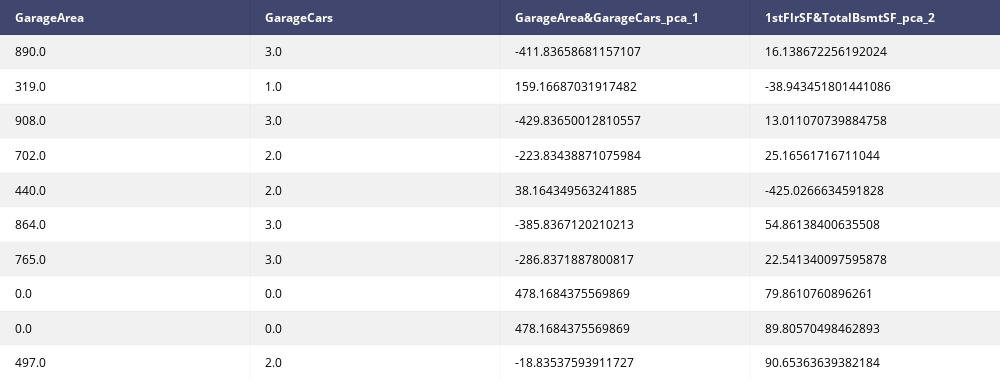

Here is the notebook cell this chart was saved with:
### Markdown cell above
## Dimensionality Reduction PCA
This is a way to make your feature set less wide and make a smaller number of features out of a hopefully large number of features. The most common and historic algorithm to do this is Principal Component Analysis (PCA).

Note n_comp will set the number of eigen vectors to return. If its 1 it'll pick the top 1 of all the eigen vectors. Below we can use an n_comp value of 1 or 2 b/c we have two features that we're feeding in.

### Code cell
# original_train = spark.read.format('com.databricks.spark.csv').options(header='true', inferschema='true').load('data_sets/kaggle_house/train.csv')
# original_test = spark.read.format('com.databricks.spark.csv').options(header='true', inferschema='true').load('data_sets/kaggle_house/test.csv')
# (train,valid) = original_train.randomSplit([0.7,0.3], seed=123)

#PCA does not handle null values and there was some in test
# train.na.drop()
# valid.na.drop()
# original_test.na.drop()
# original_test.GarageArea.cast('float')
# original_test.GarageCars.cast('float')

for idx, row in corr_df.iterrows():
    if(corr_df.loc[idx]['correlation_abs'] >.7 and corr_df.loc[idx]['correlation_abs'] != 1): #Set a cutoff only combine values greater then .7
        print('Doing PCA for', corr_df.loc[idx]['columns'])
        #The test data was messy so i couldnt include test it has 'NA' which made for errors
        train,valid = DataPreperation.dimensionality_reduction(train, valid_frame = valid,test_frame=None,\
                                                                     columns=corr_df.loc[idx]['columns'],n_comp=2,\
                                                                    random_seed=420,decompositions_to_run=['PCA'],\
                                                                      frame_type='spark',test_does_have_y=False,\
                                                                      only_return_decompositions=False,id_col=ID_VAR,\
                                                                      column_name=corr_df.loc[idx]['columns'][0]+'&'+corr_df.loc[idx]['columns'][1])#show the results 

        
        
table = ff.create_table(train.select('GarageArea','GarageCars','GarageArea&GarageCars_pca_1','1stFlrSF&TotalBsmtSF_pca_2').toPandas()[0:10])
# table = ff.create_table(train.select('1stFlrSF','TotalBsmtSF','1stFlrSF&TotalBsmtSF_pca_1','1stFlrSF&TotalBsmtSF_pca_2').toPandas()[0:10])
table.layout.width=1000
iplot(table, filename='pandas_table')

### Figure 1 — Plotly figure (JSON) as saved in the notebook; plotly's stock layout.template omitted (floating-point values rounded to 4 significant figures)
{"data": [{"colorscale": [[0, "#00083e"], [0.5, "#ededee"], [1, "#ffffff"]], "hoverinfo": "none", "opacity": 0.75, "showscale": false, "type": "heatmap", "z": [[0, 0, 0, 0], [0.5, 0.5, 0.5, 0.5], [1, 1, 1, 1], [0.5, 0.5, 0.5, 0.5], [1, 1, 1, 1], [0.5, 0.5, 0.5, 0.5], [1, 1, 1, 1], [0.5, 0.5, 0.5, 0.5], [1, 1, 1, 1], [0.5, 0.5, 0.5, 0.5], [1, 1, 1, 1]]}], "layout": {"annotations": [{"align": "left", "font": {"color": "#ffffff"}, "showarrow": false, "text": "<b>GarageArea</b>", "x": -0.45, "xanchor": "left", "xref": "x1", "y": 0, "yref": "y1"}, {"align": "left", "font": {"color": "#ffffff"}, "showarrow": false, "text": "<b>GarageCars</b>", "x": 0.55, "xanchor": "left", "xref": "x1", "y": 0, "yref": "y1"}, {"align": "left", "font": {"color": "#ffffff"}, "showarrow": false, "text": "<b>GarageArea&GarageCars_pca_1</b>", "x": 1.55, "xanchor": "left", "xref": "x1", "y": 0, "yref": "y1"}, {"align": "left", "font": {"color": "#ffffff"}, "showarrow": false, "text": "<b>1stFlrSF&TotalBsmtSF_pca_2</b>", "x": 2.55, "xanchor": "left", "xref": "x1", "y": 0, "yref": "y1"}, {"align": "left", "font": {"color": "#000000"}, "showarrow": false, "text": "890.0", "x": -0.45, "xanchor": "left", "xref": "x1", "y": 1, "yref": "y1"}, {"align": "left", "font": {"color": "#000000"}, "showarrow": false, "text": "3.0", "x": 0.55, "xanchor": "left", "xref": "x1", "y": 1, "yref": "y1"}, {"align": "left", "font": {"color": "#000000"}, "showarrow": false, "text": "-411.83658681157107", "x": 1.55, "xanchor": "left", "xref": "x1", "y": 1, "yref": "y1"}, {"align": "left", "font": {"color": "#000000"}, "showarrow": false, "text": "16.138672256192024", "x": 2.55, "xanchor": "left", "xref": "x1", "y": 1, "yref": "y1"}, {"align": "left", "font": {"color": "#000000"}, "showarrow": false, "text": "319.0", "x": -0.45, "xanchor": "left", "xref": "x1", "y": 2, "yref": "y1"}, {"align": "left", "font": {"color": "#000000"}, "showarrow": false, "text": "1.0", "x": 0.55, "xanchor": "left", "xref": "x1", "y": 2, "yref": "y1"}, {"align": "left", "font": {"color": "#000000"}, "showarrow": false, "text": "159.16687031917482", "x": 1.55, "xanchor": "left", "xref": "x1", "y": 2, "yref": "y1"}, {"align": "left", "font": {"color": "#000000"}, "showarrow": false, "text": "-38.943451801441086", "x": 2.55, "xanchor": "left", "xref": "x1", "y": 2, "yref": "y1"}, {"align": "left", "font": {"color": "#000000"}, "showarrow": false, "text": "908.0", "x": -0.45, "xanchor": "left", "xref": "x1", "y": 3, "yref": "y1"}, {"align": "left", "font": {"color": "#000000"}, "showarrow": false, "text": "3.0", "x": 0.55, "xanchor": "left", "xref": "x1", "y": 3, "yref": "y1"}, {"align": "left", "font": {"color": "#000000"}, "showarrow": false, "text": "-429.83650012810557", "x": 1.55, "xanchor": "left", "xref": "x1", "y": 3, "yref": "y1"}, {"align": "left", "font": {"color": "#000000"}, "showarrow": false, "text": "13.011070739884758", "x": 2.55, "xanchor": "left", "xref": "x1", "y": 3, "yref": "y1"}, {"align": "left", "font": {"color": "#000000"}, "showarrow": false, "text": "702.0", "x": -0.45, "xanchor": "left", "xref": "x1", "y": 4, "yref": "y1"}, {"align": "left", "font": {"color": "#000000"}, "showarrow": false, "text": "2.0", "x": 0.55, "xanchor": "left", "xref": "x1", "y": 4, "yref": "y1"}, {"align": "left", "font": {"color": "#000000"}, "showarrow": false, "text": "-223.83438871075984", "x": 1.55, "xanchor": "left", "xref": "x1", "y": 4, "yref": "y1"}, {"align": "left", "font": {"color": "#000000"}, "showarrow": false, "text": "25.16561716711044", "x": 2.55, "xanchor": "left", "xref": "x1", "y": 4, "yref": "y1"}, {"align": "left", "font": {"color": "#000000"}, "showarrow": false, "text": "440.0", "x": -0.45, "xanchor": "left", "xref": "x1", "y": 5, "yref": "y1"}, {"align": "left", "font": {"color": "#000000"}, "showarrow": false, "text": "2.0", "x": 0.55, "xanchor": "left", "xref": "x1", "y": 5, "yref": "y1"}, {"align": "left", "font": {"color": "#000000"}, "showarrow": false, "text": "38.164349563241885", "x": 1.55, "xanchor": "left", "xref": "x1", "y": 5, "yref": "y1"}, {"align": "left", "font": {"color": "#000000"}, "showarrow": false, "text": "-425.0266634591828", "x": 2.55, "xanchor": "left", "xref": "x1", "y": 5, "yref": "y1"}, {"align": "left", "font": {"color": "#000000"}, "showarrow": false, "text": "864.0", "x": -0.45, "xanchor": "left", "xref": "x1", "y": 6, "yref": "y1"}, {"align": "left", "font": {"color": "#000000"}, "showarrow": false, "text": "3.0", "x": 0.55, "xanchor": "left", "xref": "x1", "y": 6, "yref": "y1"}, {"align": "left", "font": {"color": "#000000"}, "showarrow": false, "text": "-385.8367120210213", "x": 1.55, "xanchor": "left", "xref": "x1", "y": 6, "yref": "y1"}, {"align": "left", "font": {"color": "#000000"}, "showarrow": false, "text": "54.86138400635508", "x": 2.55, "xanchor": "left", "xref": "x1", "y": 6, "yref": "y1"}, {"align": "left", "font": {"color": "#000000"}, "showarrow": false, "text": "765.0", "x": -0.45, "xanchor": "left", "xref": "x1", "y": 7, "yref": "y1"}, {"align": "left", "font": {"color": "#000000"}, "showarrow": false, "text": "3.0", "x": 0.55, "xanchor": "left", "xref": "x1", "y": 7, "yref": "y1"}, {"align": "left", "font": {"color": "#000000"}, "showarrow": false, "text": "-286.8371887800817", "x": 1.55, "xanchor": "left", "xref": "x1", "y": 7, "yref": "y1"}, {"align": "left", "font": {"color": "#000000"}, "showarrow": false, "text": "22.541340097595878", "x": 2.55, "xanchor": "left", "xref": "x1", "y": 7, "yref": "y1"}, {"align": "left", "font": {"color": "#000000"}, "showarrow": false, "text": "0.0", "x": -0.45, "xanchor": "left", "xref": "x1", "y": 8, "yref": "y1"}, {"align": "left", "font": {"color": "#000000"}, "showarrow": false, "text": "0.0", "x": 0.55, "xanchor": "left", "xref": "x1", "y": 8, "yref": "y1"}, {"align": "left", "font": {"color": "#000000"}, "showarrow": false, "text": "478.1684375569869", "x": 1.55, "xanchor": "left", "xref": "x1", "y": 8, "yref": "y1"}, {"align": "left", "font": {"color": "#000000"}, "showarrow": false, "text": "79.8610760896261", "x": 2.55, "xanchor": "left", "xref": "x1", "y": 8, "yref": "y1"}, {"align": "left", "font": {"color": "#000000"}, "showarrow": false, "text": "0.0", "x": -0.45, "xanchor": "left", "xref": "x1", "y": 9, "yref": "y1"}, {"align": "left", "font": {"color": "#000000"}, "showarrow": false, "text": "0.0", "x": 0.55, "xanchor": "left", "xref": "x1", "y": 9, "yref": "y1"}, {"align": "left", "font": {"color": "#000000"}, "showarrow": false, "text": "478.1684375569869", "x": 1.55, "xanchor": "left", "xref": "x1", "y": 9, "yref": "y1"}, {"align": "left", "font": {"color": "#000000"}, "showarrow": false, "text": "89.80570498462893", "x": 2.55, "xanchor": "left", "xref": "x1", "y": 9, "yref": "y1"}, {"align": "left", "font": {"color": "#000000"}, "showarrow": false, "text": "497.0", "x": -0.45, "xanchor": "left", "xref": "x1", "y": 10, "yref": "y1"}, {"align": "left", "font": {"color": "#000000"}, "showarrow": false, "text": "2.0", "x": 0.55, "xanchor": "left", "xref": "x1", "y": 10, "yref": "y1"}, {"align": "left", "font": {"color": "#000000"}, "showarrow": false, "text": "-18.83537593911727", "x": 1.55, "xanchor": "left", "xref": "x1", "y": 10, "yref": "y1"}, {"align": "left", "font": {"color": "#000000"}, "showarrow": false, "text": "90.65363639382184", "x": 2.55, "xanchor": "left", "xref": "x1", "y": 10, "yref": "y1"}], "height": 380, "margin": {"b": 0, "l": 0, "r": 0, "t": 0}, "width": 1000, "xaxis": {"dtick": 1, "gridwidth": 2, "showticklabels": false, "tick0": -0.5, "ticks": "", "zeroline": false}, "yaxis": {"autorange": "reversed", "dtick": 1, "gridwidth": 2, "showticklabels": false, "tick0": 0.5, "ticks": "", "zeroline": false}}}
